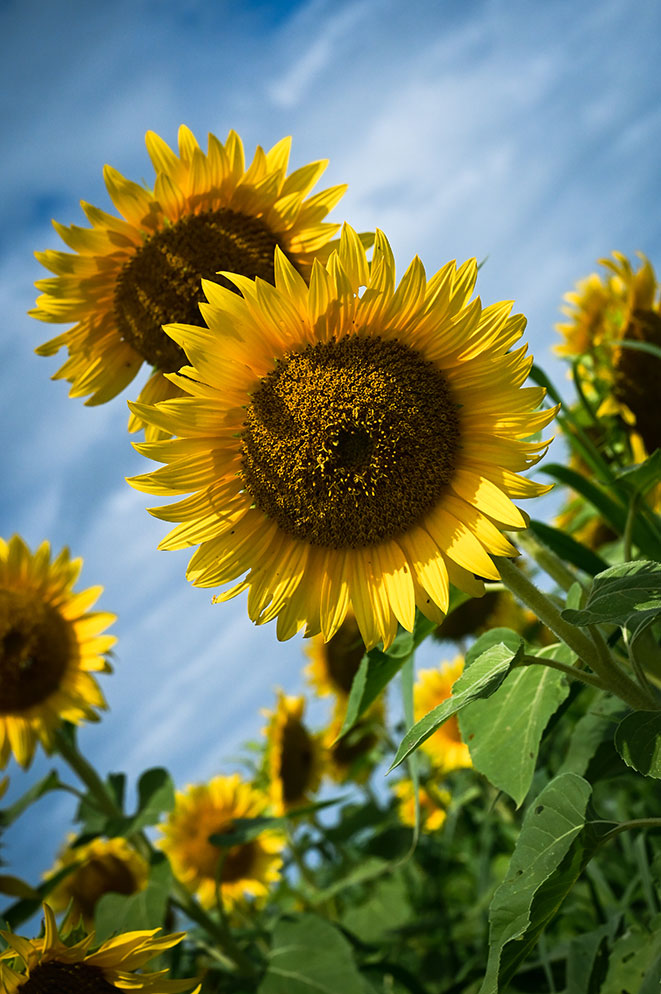
#> input picture opencv/99 Sunflower2.jpg, 661 x 994 px, found by its file name
$ python '16 morphological operations.py'
#> lines starting #> are read from the running program, lines starting #| are printed output that depends on the picture
import cv2
import numpy as np

# Load the image
image = cv2.imread('opencv/99 Sunflower2.jpg', 0)  # Load image in grayscale
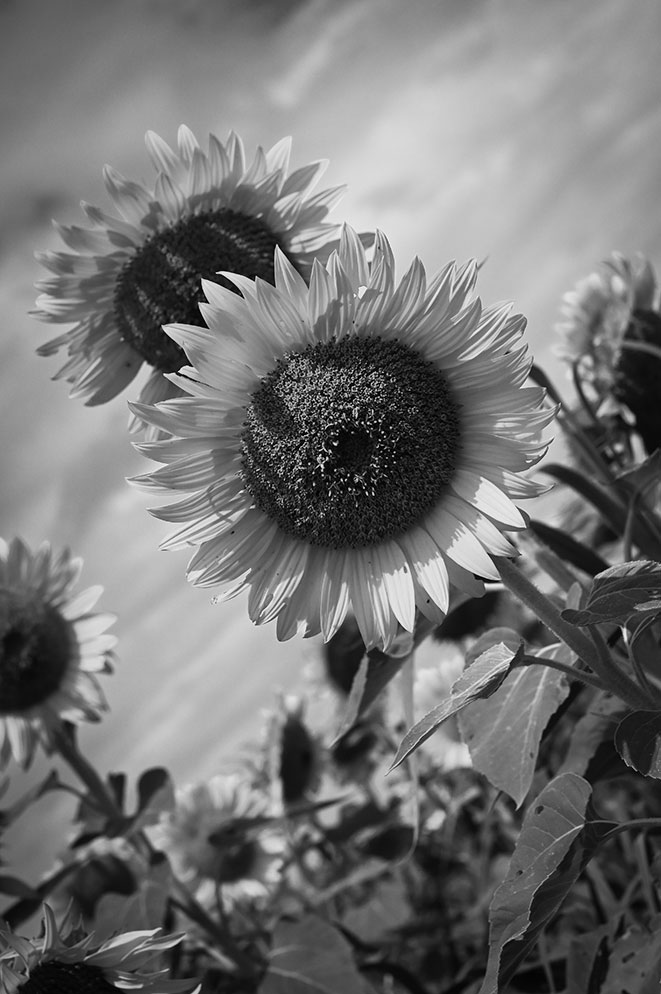
#> image: shape (994, 661); min 0, max 255, mean 115.9

# Check if the image is loaded successfully
if image is not None:
    # Define a kernel for morphological operations
    kernel = np.ones((5, 5), np.uint8)

    # Display the original image
    cv2.imshow('Original Image', image)

    # 1. Erosion
    erosion = cv2.erode(image, kernel, iterations=1)
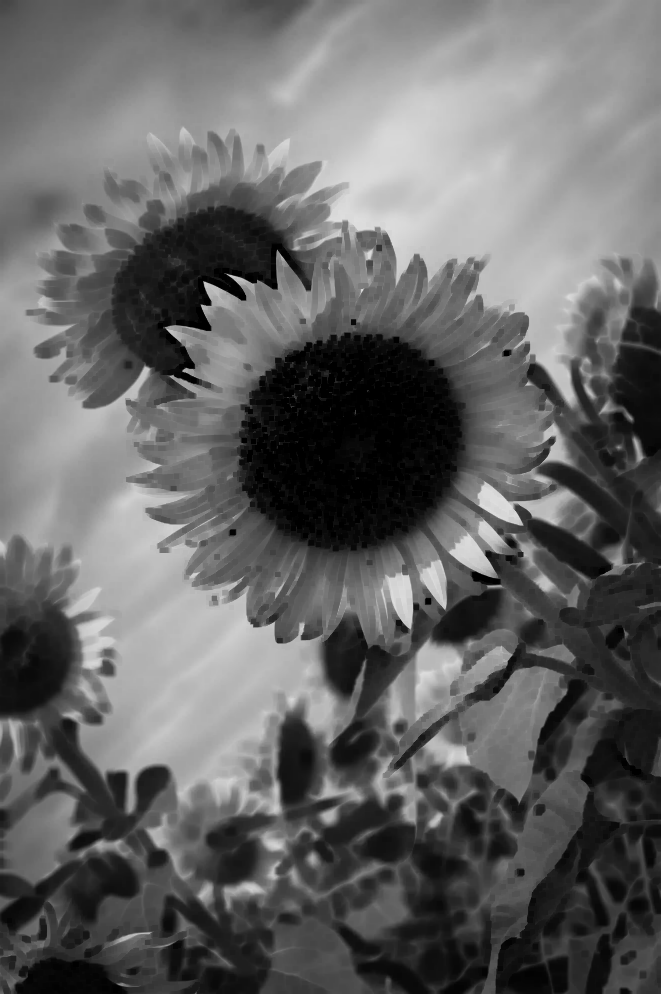
#> erosion: shape (994, 661); min 0, max 223, mean 101.1
    cv2.imshow('Erosion', erosion)

    # 2. Dilation
    dilation = cv2.dilate(image, kernel, iterations=1)
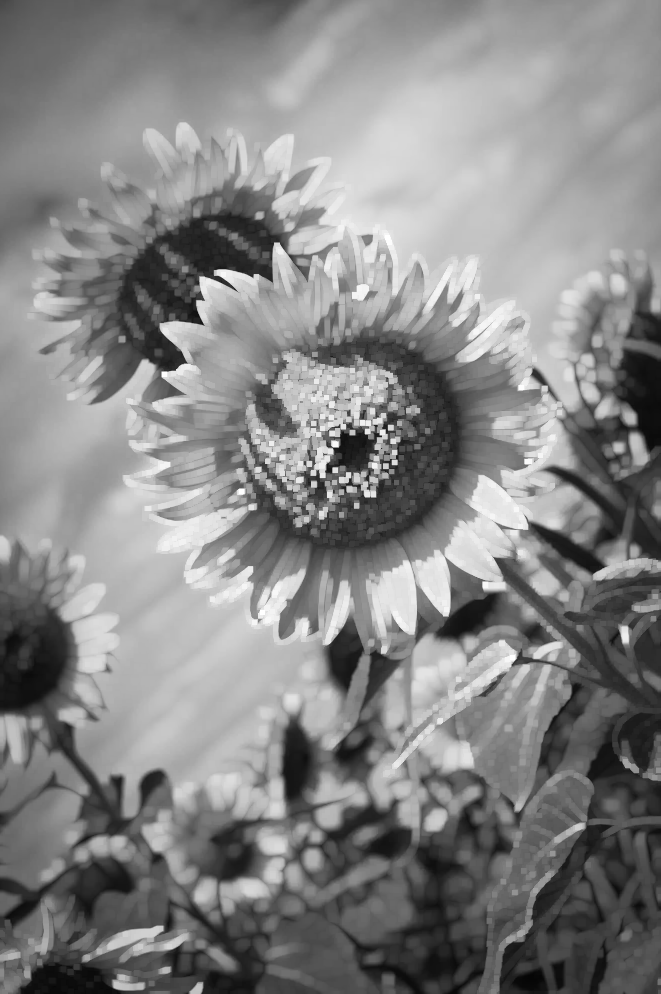
#> dilation: shape (994, 661); min 4, max 255, mean 133
    cv2.imshow('Dilation', dilation)

    # 3. Opening (Erosion followed by Dilation)
    opening = cv2.morphologyEx(image, cv2.MORPH_OPEN, kernel)
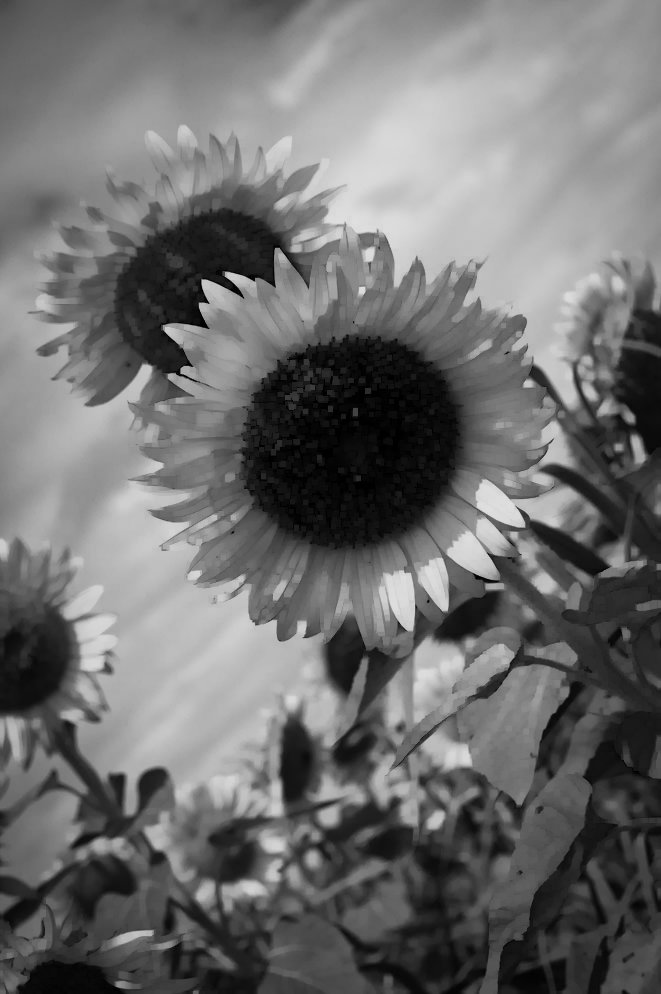
#> opening: shape (994, 661); min 0, max 223, mean 110.7
    cv2.imshow('Opening', opening)

    # 4. Closing (Dilation followed by Erosion)
    closing = cv2.morphologyEx(image, cv2.MORPH_CLOSE, kernel)
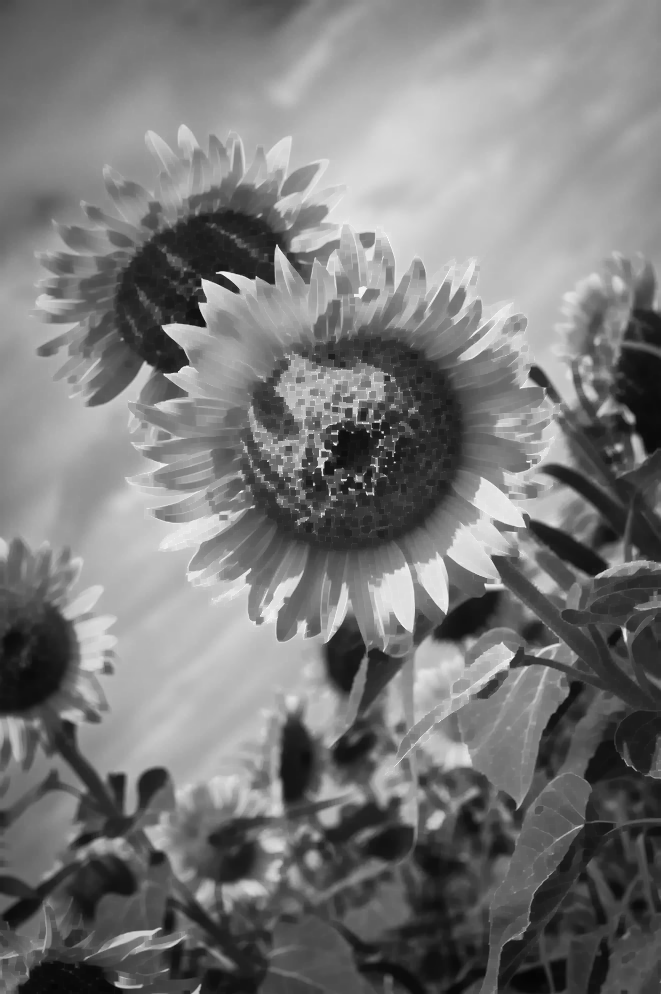
#> closing: shape (994, 661); min 4, max 255, mean 121
    cv2.imshow('Closing', closing)

    # 5. Morphological Gradient (Dilation - Erosion)
    gradient = cv2.morphologyEx(image, cv2.MORPH_GRADIENT, kernel)
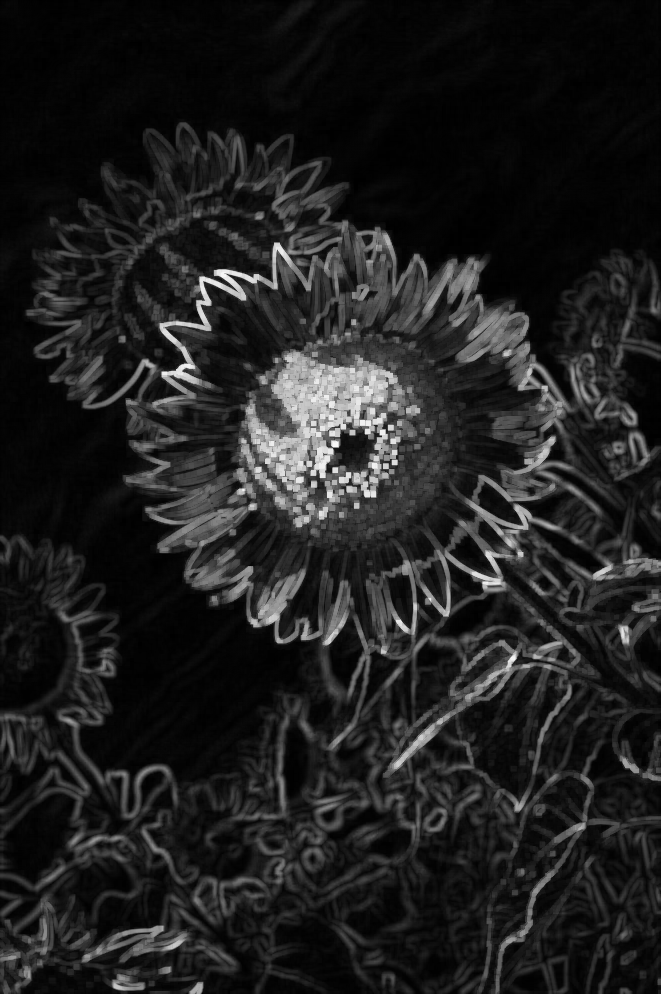
#> gradient: shape (994, 661); min 0, max 249, mean 31.9
    cv2.imshow('Morphological Gradient', gradient)

    # Wait for a key press and then close the windows
    cv2.waitKey(0)
    cv2.destroyAllWindows()
else:
    print("Image not found. Make sure to provide the correct image path.")

$ run again, with opencv/99 Sunflower1.jpg copied over opencv/99 Sunflower2.jpg
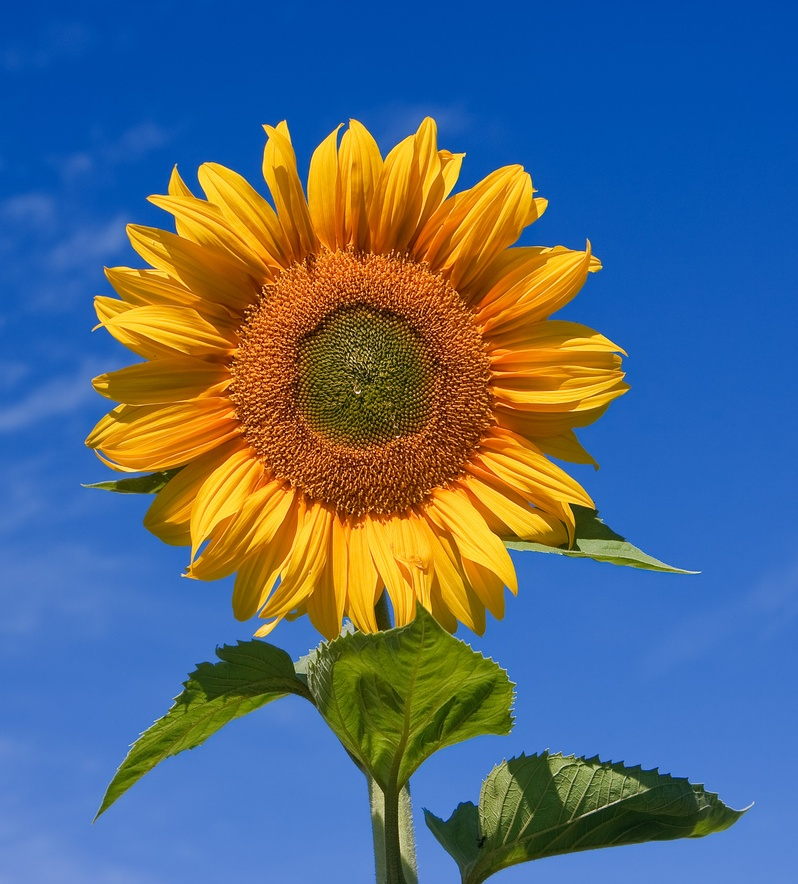
#> input picture opencv/99 Sunflower1.jpg, 798 x 884 px, shrunk from 1404 x 1555 before the run, found by its file name
#> `closing = cv2.morphologyEx(image, cv2.MORPH_CLOSE, kernel)`:
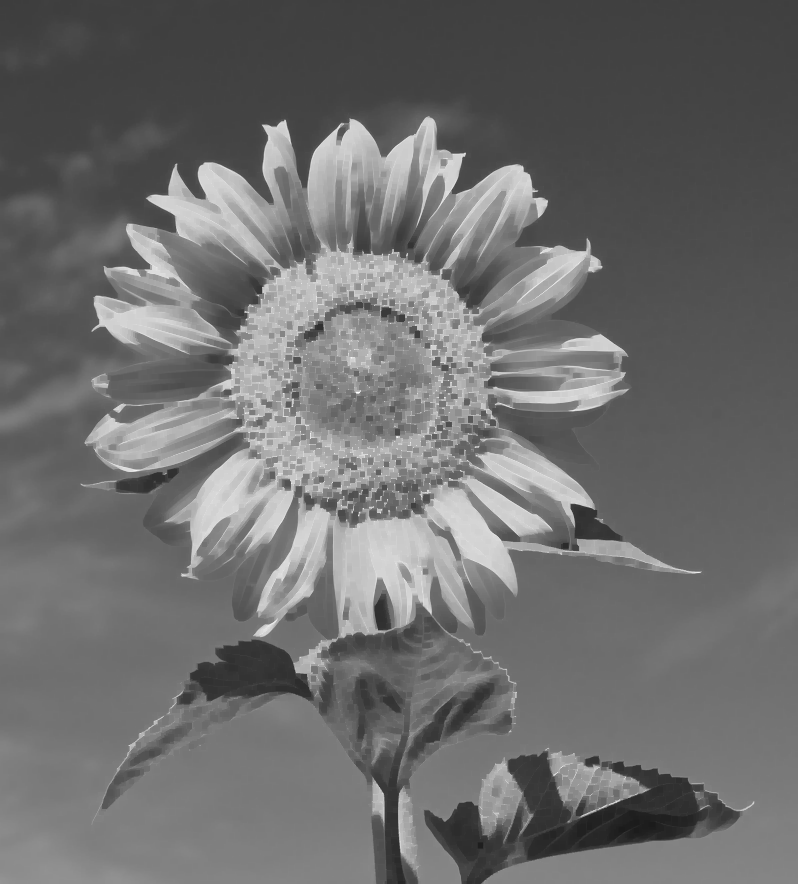
#> closing: shape (884, 798); min 27, max 255, mean 109.6
#> `gradient = cv2.morphologyEx(image, cv2.MORPH_GRADIENT, kernel)`:
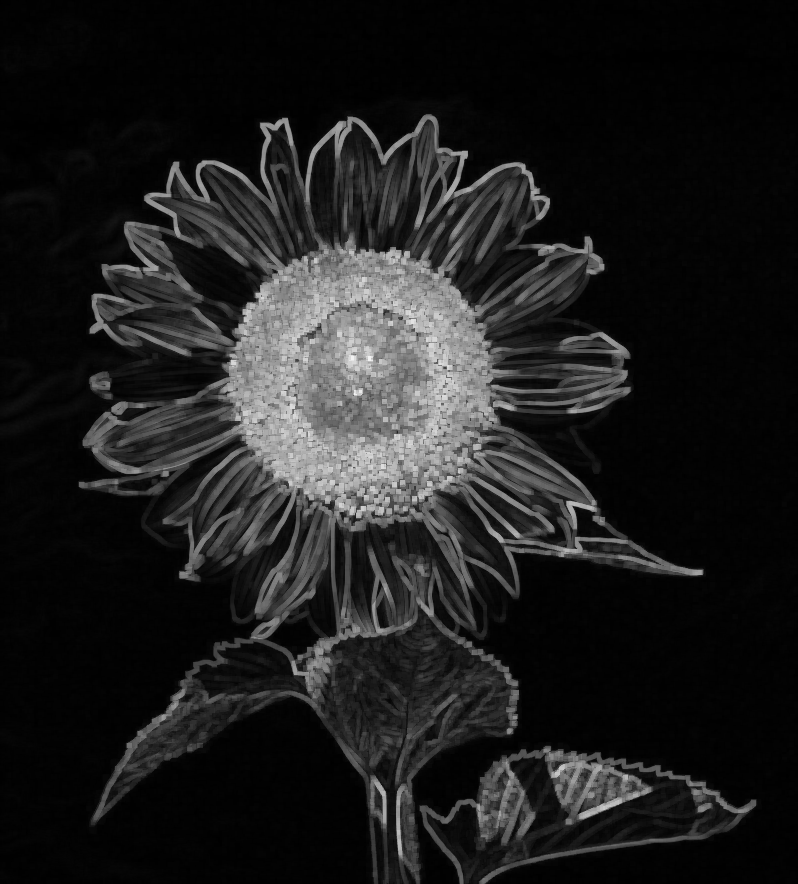
#> gradient: shape (884, 798); min 0, max 245, mean 30
